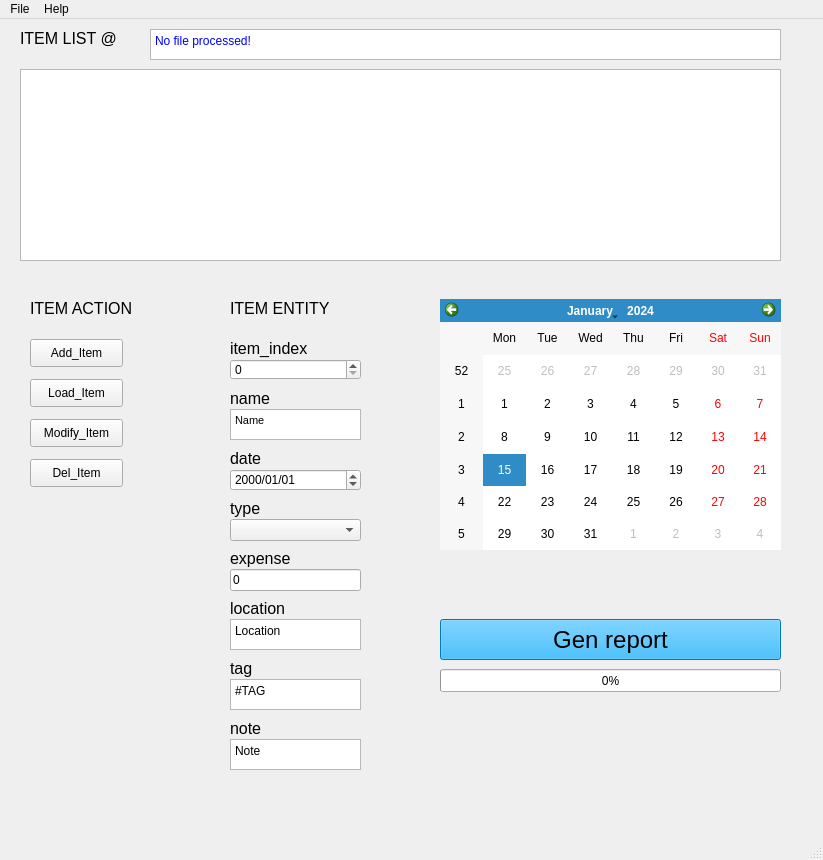
<?xml version="1.0" encoding="UTF-8"?>
<ui version="4.0">
 <class>MainWindow</class>
 <widget class="QMainWindow" name="MainWindow">
  <property name="geometry">
   <rect>
    <x>0</x>
    <y>0</y>
    <width>823</width>
    <height>860</height>
   </rect>
  </property>
  <property name="windowTitle">
   <string>myaccount2p0</string>
  </property>
  <widget class="QWidget" name="centralwidget">
   <widget class="QTextBrowser" name="textBrowser_item_list">
    <property name="geometry">
     <rect>
      <x>20</x>
      <y>50</y>
      <width>761</width>
      <height>192</height>
     </rect>
    </property>
    <property name="lineWrapMode">
     <enum>QTextEdit::NoWrap</enum>
    </property>
   </widget>
   <widget class="QLabel" name="label">
    <property name="geometry">
     <rect>
      <x>20</x>
      <y>10</y>
      <width>151</width>
      <height>31</height>
     </rect>
    </property>
    <property name="font">
     <font>
      <family>Arial</family>
      <pointsize>12</pointsize>
     </font>
    </property>
    <property name="text">
     <string>ITEM LIST @ </string>
    </property>
    <property name="alignment">
     <set>Qt::AlignLeading|Qt::AlignLeft|Qt::AlignTop</set>
    </property>
   </widget>
   <widget class="QPushButton" name="pushButton">
    <property name="geometry">
     <rect>
      <x>30</x>
      <y>320</y>
      <width>93</width>
      <height>28</height>
     </rect>
    </property>
    <property name="text">
     <string>Add_Item</string>
    </property>
   </widget>
   <widget class="QPushButton" name="pushButton_2">
    <property name="geometry">
     <rect>
      <x>30</x>
      <y>360</y>
      <width>93</width>
      <height>28</height>
     </rect>
    </property>
    <property name="text">
     <string>Load_Item</string>
    </property>
   </widget>
   <widget class="QPushButton" name="pushButton_3">
    <property name="geometry">
     <rect>
      <x>30</x>
      <y>400</y>
      <width>93</width>
      <height>28</height>
     </rect>
    </property>
    <property name="text">
     <string>Modify_Item</string>
    </property>
   </widget>
   <widget class="QPushButton" name="pushButton_4">
    <property name="geometry">
     <rect>
      <x>30</x>
      <y>440</y>
      <width>93</width>
      <height>28</height>
     </rect>
    </property>
    <property name="text">
     <string>Del_Item</string>
    </property>
   </widget>
   <widget class="QLabel" name="label_2">
    <property name="geometry">
     <rect>
      <x>30</x>
      <y>280</y>
      <width>151</width>
      <height>31</height>
     </rect>
    </property>
    <property name="font">
     <font>
      <family>Arial</family>
      <pointsize>12</pointsize>
     </font>
    </property>
    <property name="text">
     <string>ITEM ACTION</string>
    </property>
    <property name="alignment">
     <set>Qt::AlignLeading|Qt::AlignLeft|Qt::AlignTop</set>
    </property>
   </widget>
   <widget class="QLabel" name="label_3">
    <property name="geometry">
     <rect>
      <x>230</x>
      <y>370</y>
      <width>81</width>
      <height>31</height>
     </rect>
    </property>
    <property name="font">
     <font>
      <family>Arial</family>
      <pointsize>12</pointsize>
     </font>
    </property>
    <property name="text">
     <string>name</string>
    </property>
    <property name="alignment">
     <set>Qt::AlignLeading|Qt::AlignLeft|Qt::AlignTop</set>
    </property>
   </widget>
   <widget class="QLabel" name="label_4">
    <property name="geometry">
     <rect>
      <x>230</x>
      <y>280</y>
      <width>151</width>
      <height>31</height>
     </rect>
    </property>
    <property name="font">
     <font>
      <family>Arial</family>
      <pointsize>12</pointsize>
     </font>
    </property>
    <property name="text">
     <string>ITEM ENTITY</string>
    </property>
    <property name="alignment">
     <set>Qt::AlignLeading|Qt::AlignLeft|Qt::AlignTop</set>
    </property>
   </widget>
   <widget class="QTextEdit" name="textEdit_name">
    <property name="geometry">
     <rect>
      <x>230</x>
      <y>390</y>
      <width>131</width>
      <height>31</height>
     </rect>
    </property>
    <property name="html">
     <string>&lt;!DOCTYPE HTML PUBLIC &quot;-//W3C//DTD HTML 4.0//EN&quot; &quot;http://www.w3.org/TR/REC-html40/strict.dtd&quot;&gt;
&lt;html&gt;&lt;head&gt;&lt;meta name=&quot;qrichtext&quot; content=&quot;1&quot; /&gt;&lt;style type=&quot;text/css&quot;&gt;
p, li { white-space: pre-wrap; }
&lt;/style&gt;&lt;/head&gt;&lt;body style=&quot; font-family:'PMingLiU'; font-size:9pt; font-weight:400; font-style:normal;&quot;&gt;
&lt;p style=&quot; margin-top:0px; margin-bottom:0px; margin-left:0px; margin-right:0px; -qt-block-indent:0; text-indent:0px;&quot;&gt;&lt;span style=&quot; font-size:8pt;&quot;&gt;Name&lt;/span&gt;&lt;/p&gt;&lt;/body&gt;&lt;/html&gt;</string>
    </property>
   </widget>
   <widget class="QLabel" name="label_5">
    <property name="geometry">
     <rect>
      <x>230</x>
      <y>430</y>
      <width>81</width>
      <height>31</height>
     </rect>
    </property>
    <property name="font">
     <font>
      <family>Arial</family>
      <pointsize>12</pointsize>
     </font>
    </property>
    <property name="text">
     <string>date</string>
    </property>
    <property name="alignment">
     <set>Qt::AlignLeading|Qt::AlignLeft|Qt::AlignTop</set>
    </property>
   </widget>
   <widget class="QDateEdit" name="dateEdit_date">
    <property name="geometry">
     <rect>
      <x>230</x>
      <y>450</y>
      <width>131</width>
      <height>22</height>
     </rect>
    </property>
    <property name="showGroupSeparator" stdset="0">
     <bool>false</bool>
    </property>
    <property name="dateTime">
     <datetime>
      <hour>0</hour>
      <minute>0</minute>
      <second>0</second>
      <year>2000</year>
      <month>1</month>
      <day>1</day>
     </datetime>
    </property>
    <property name="displayFormat">
     <string>yyyy/MM/dd</string>
    </property>
   </widget>
   <widget class="QLabel" name="label_6">
    <property name="geometry">
     <rect>
      <x>230</x>
      <y>480</y>
      <width>81</width>
      <height>31</height>
     </rect>
    </property>
    <property name="font">
     <font>
      <family>Arial</family>
      <pointsize>12</pointsize>
     </font>
    </property>
    <property name="text">
     <string>type</string>
    </property>
    <property name="alignment">
     <set>Qt::AlignLeading|Qt::AlignLeft|Qt::AlignTop</set>
    </property>
   </widget>
   <widget class="QLabel" name="label_7">
    <property name="geometry">
     <rect>
      <x>230</x>
      <y>530</y>
      <width>81</width>
      <height>31</height>
     </rect>
    </property>
    <property name="font">
     <font>
      <family>Arial</family>
      <pointsize>12</pointsize>
     </font>
    </property>
    <property name="text">
     <string>expense</string>
    </property>
    <property name="alignment">
     <set>Qt::AlignLeading|Qt::AlignLeft|Qt::AlignTop</set>
    </property>
   </widget>
   <widget class="QLabel" name="label_8">
    <property name="geometry">
     <rect>
      <x>230</x>
      <y>580</y>
      <width>81</width>
      <height>31</height>
     </rect>
    </property>
    <property name="font">
     <font>
      <family>Arial</family>
      <pointsize>12</pointsize>
     </font>
    </property>
    <property name="text">
     <string>location</string>
    </property>
    <property name="alignment">
     <set>Qt::AlignLeading|Qt::AlignLeft|Qt::AlignTop</set>
    </property>
   </widget>
   <widget class="QTextEdit" name="textEdit_location">
    <property name="geometry">
     <rect>
      <x>230</x>
      <y>600</y>
      <width>131</width>
      <height>31</height>
     </rect>
    </property>
    <property name="html">
     <string>&lt;!DOCTYPE HTML PUBLIC &quot;-//W3C//DTD HTML 4.0//EN&quot; &quot;http://www.w3.org/TR/REC-html40/strict.dtd&quot;&gt;
&lt;html&gt;&lt;head&gt;&lt;meta name=&quot;qrichtext&quot; content=&quot;1&quot; /&gt;&lt;style type=&quot;text/css&quot;&gt;
p, li { white-space: pre-wrap; }
&lt;/style&gt;&lt;/head&gt;&lt;body style=&quot; font-family:'PMingLiU'; font-size:9pt; font-weight:400; font-style:normal;&quot;&gt;
&lt;p style=&quot; margin-top:0px; margin-bottom:0px; margin-left:0px; margin-right:0px; -qt-block-indent:0; text-indent:0px;&quot;&gt;Location&lt;/p&gt;&lt;/body&gt;&lt;/html&gt;</string>
    </property>
   </widget>
   <widget class="QLabel" name="label_9">
    <property name="geometry">
     <rect>
      <x>230</x>
      <y>640</y>
      <width>81</width>
      <height>31</height>
     </rect>
    </property>
    <property name="font">
     <font>
      <family>Arial</family>
      <pointsize>12</pointsize>
     </font>
    </property>
    <property name="text">
     <string>tag</string>
    </property>
    <property name="alignment">
     <set>Qt::AlignLeading|Qt::AlignLeft|Qt::AlignTop</set>
    </property>
   </widget>
   <widget class="QTextEdit" name="textEdit_tag">
    <property name="geometry">
     <rect>
      <x>230</x>
      <y>660</y>
      <width>131</width>
      <height>31</height>
     </rect>
    </property>
    <property name="html">
     <string>&lt;!DOCTYPE HTML PUBLIC &quot;-//W3C//DTD HTML 4.0//EN&quot; &quot;http://www.w3.org/TR/REC-html40/strict.dtd&quot;&gt;
&lt;html&gt;&lt;head&gt;&lt;meta name=&quot;qrichtext&quot; content=&quot;1&quot; /&gt;&lt;style type=&quot;text/css&quot;&gt;
p, li { white-space: pre-wrap; }
&lt;/style&gt;&lt;/head&gt;&lt;body style=&quot; font-family:'PMingLiU'; font-size:9pt; font-weight:400; font-style:normal;&quot;&gt;
&lt;p style=&quot; margin-top:0px; margin-bottom:0px; margin-left:0px; margin-right:0px; -qt-block-indent:0; text-indent:0px;&quot;&gt;#TAG&lt;/p&gt;&lt;/body&gt;&lt;/html&gt;</string>
    </property>
   </widget>
   <widget class="QLabel" name="label_10">
    <property name="geometry">
     <rect>
      <x>230</x>
      <y>700</y>
      <width>81</width>
      <height>31</height>
     </rect>
    </property>
    <property name="font">
     <font>
      <family>Arial</family>
      <pointsize>12</pointsize>
     </font>
    </property>
    <property name="text">
     <string>note</string>
    </property>
    <property name="alignment">
     <set>Qt::AlignLeading|Qt::AlignLeft|Qt::AlignTop</set>
    </property>
   </widget>
   <widget class="QTextEdit" name="textEdit_note">
    <property name="geometry">
     <rect>
      <x>230</x>
      <y>720</y>
      <width>131</width>
      <height>31</height>
     </rect>
    </property>
    <property name="html">
     <string>&lt;!DOCTYPE HTML PUBLIC &quot;-//W3C//DTD HTML 4.0//EN&quot; &quot;http://www.w3.org/TR/REC-html40/strict.dtd&quot;&gt;
&lt;html&gt;&lt;head&gt;&lt;meta name=&quot;qrichtext&quot; content=&quot;1&quot; /&gt;&lt;style type=&quot;text/css&quot;&gt;
p, li { white-space: pre-wrap; }
&lt;/style&gt;&lt;/head&gt;&lt;body style=&quot; font-family:'PMingLiU'; font-size:9pt; font-weight:400; font-style:normal;&quot;&gt;
&lt;p style=&quot; margin-top:0px; margin-bottom:0px; margin-left:0px; margin-right:0px; -qt-block-indent:0; text-indent:0px;&quot;&gt;Note&lt;/p&gt;&lt;/body&gt;&lt;/html&gt;</string>
    </property>
   </widget>
   <widget class="QCalendarWidget" name="calendarWidget">
    <property name="geometry">
     <rect>
      <x>440</x>
      <y>280</y>
      <width>341</width>
      <height>251</height>
     </rect>
    </property>
   </widget>
   <widget class="QComboBox" name="comboBox_type">
    <property name="geometry">
     <rect>
      <x>230</x>
      <y>500</y>
      <width>131</width>
      <height>22</height>
     </rect>
    </property>
    <property name="focusPolicy">
     <enum>Qt::WheelFocus</enum>
    </property>
   </widget>
   <widget class="QLineEdit" name="lineEdit_expense">
    <property name="geometry">
     <rect>
      <x>230</x>
      <y>550</y>
      <width>131</width>
      <height>22</height>
     </rect>
    </property>
    <property name="focusPolicy">
     <enum>Qt::StrongFocus</enum>
    </property>
    <property name="inputMethodHints">
     <set>Qt::ImhDigitsOnly</set>
    </property>
    <property name="text">
     <string>0</string>
    </property>
   </widget>
   <widget class="QTextBrowser" name="textBrowser_file_path">
    <property name="geometry">
     <rect>
      <x>150</x>
      <y>10</y>
      <width>631</width>
      <height>31</height>
     </rect>
    </property>
    <property name="font">
     <font>
      <family>Arial</family>
      <pointsize>8</pointsize>
     </font>
    </property>
    <property name="lineWrapMode">
     <enum>QTextEdit::NoWrap</enum>
    </property>
    <property name="lineWrapColumnOrWidth">
     <number>0</number>
    </property>
    <property name="html">
     <string>&lt;!DOCTYPE HTML PUBLIC &quot;-//W3C//DTD HTML 4.0//EN&quot; &quot;http://www.w3.org/TR/REC-html40/strict.dtd&quot;&gt;
&lt;html&gt;&lt;head&gt;&lt;meta name=&quot;qrichtext&quot; content=&quot;1&quot; /&gt;&lt;style type=&quot;text/css&quot;&gt;
p, li { white-space: pre-wrap; }
&lt;/style&gt;&lt;/head&gt;&lt;body style=&quot; font-family:'Arial'; font-size:8pt; font-weight:400; font-style:normal;&quot;&gt;
&lt;p style=&quot; margin-top:0px; margin-bottom:0px; margin-left:0px; margin-right:0px; -qt-block-indent:0; text-indent:0px;&quot;&gt;&lt;span style=&quot; font-family:'PMingLiU'; font-size:9pt; color:#0000ff;&quot;&gt;No file processed!&lt;/span&gt;&lt;/p&gt;&lt;/body&gt;&lt;/html&gt;</string>
    </property>
   </widget>
   <widget class="QSpinBox" name="spinBox_item_index">
    <property name="geometry">
     <rect>
      <x>230</x>
      <y>340</y>
      <width>131</width>
      <height>21</height>
     </rect>
    </property>
    <property name="focusPolicy">
     <enum>Qt::WheelFocus</enum>
    </property>
    <property name="accelerated">
     <bool>true</bool>
    </property>
    <property name="maximum">
     <number>65535</number>
    </property>
   </widget>
   <widget class="QLabel" name="label_11">
    <property name="geometry">
     <rect>
      <x>230</x>
      <y>320</y>
      <width>101</width>
      <height>31</height>
     </rect>
    </property>
    <property name="font">
     <font>
      <family>Arial</family>
      <pointsize>12</pointsize>
     </font>
    </property>
    <property name="text">
     <string>item_index</string>
    </property>
    <property name="alignment">
     <set>Qt::AlignLeading|Qt::AlignLeft|Qt::AlignTop</set>
    </property>
   </widget>
   <widget class="QPushButton" name="pushButton_genrpt">
    <property name="geometry">
     <rect>
      <x>440</x>
      <y>600</y>
      <width>341</width>
      <height>41</height>
     </rect>
    </property>
    <property name="font">
     <font>
      <family>Arial</family>
      <pointsize>18</pointsize>
     </font>
    </property>
    <property name="contextMenuPolicy">
     <enum>Qt::ActionsContextMenu</enum>
    </property>
    <property name="styleSheet">
     <string notr="true">background-color: rgb(0, 170, 255);
border-color: qlineargradient(spread:pad, x1:0, y1:0, x2:1, y2:0, stop:0 rgba(255, 178, 102, 255), stop:0.55 rgba(235, 148, 61, 255), stop:0.98 rgba(0, 0, 0, 255), stop:1 rgba(0, 0, 0, 0));</string>
    </property>
    <property name="text">
     <string>Gen report</string>
    </property>
   </widget>
   <widget class="QProgressBar" name="progressBar_genrpt">
    <property name="geometry">
     <rect>
      <x>440</x>
      <y>650</y>
      <width>341</width>
      <height>23</height>
     </rect>
    </property>
    <property name="value">
     <number>0</number>
    </property>
   </widget>
   <zorder>textBrowser_item_list</zorder>
   <zorder>label</zorder>
   <zorder>pushButton</zorder>
   <zorder>pushButton_2</zorder>
   <zorder>pushButton_3</zorder>
   <zorder>pushButton_4</zorder>
   <zorder>label_2</zorder>
   <zorder>label_4</zorder>
   <zorder>textEdit_name</zorder>
   <zorder>label_5</zorder>
   <zorder>dateEdit_date</zorder>
   <zorder>label_8</zorder>
   <zorder>textEdit_location</zorder>
   <zorder>textEdit_tag</zorder>
   <zorder>textEdit_note</zorder>
   <zorder>calendarWidget</zorder>
   <zorder>comboBox_type</zorder>
   <zorder>lineEdit_expense</zorder>
   <zorder>textBrowser_file_path</zorder>
   <zorder>label_6</zorder>
   <zorder>label_9</zorder>
   <zorder>label_10</zorder>
   <zorder>label_7</zorder>
   <zorder>label_3</zorder>
   <zorder>spinBox_item_index</zorder>
   <zorder>label_11</zorder>
   <zorder>pushButton_genrpt</zorder>
   <zorder>progressBar_genrpt</zorder>
  </widget>
  <widget class="QMenuBar" name="menubar">
   <property name="geometry">
    <rect>
     <x>0</x>
     <y>0</y>
     <width>823</width>
     <height>25</height>
    </rect>
   </property>
   <widget class="QMenu" name="menuFile">
    <property name="title">
     <string>File</string>
    </property>
    <addaction name="actionNew_File"/>
    <addaction name="actionOpen_File"/>
    <addaction name="actionSave_File"/>
    <addaction name="separator"/>
    <addaction name="actionExit"/>
   </widget>
   <widget class="QMenu" name="menuHelp">
    <property name="title">
     <string>Help</string>
    </property>
    <addaction name="actionREADME"/>
    <addaction name="actionVersion"/>
   </widget>
   <addaction name="menuFile"/>
   <addaction name="menuHelp"/>
  </widget>
  <widget class="QStatusBar" name="statusbar"/>
  <action name="actionOpen_File">
   <property name="text">
    <string>Open_File</string>
   </property>
  </action>
  <action name="actionNew_File">
   <property name="text">
    <string>New_File</string>
   </property>
  </action>
  <action name="actionSave_File">
   <property name="text">
    <string>Save_File</string>
   </property>
  </action>
  <action name="actionDelete_file">
   <property name="text">
    <string>Delete_File</string>
   </property>
  </action>
  <action name="actionExit">
   <property name="text">
    <string>Exit</string>
   </property>
  </action>
  <action name="actionREADME">
   <property name="text">
    <string>README</string>
   </property>
  </action>
  <action name="actionVersion">
   <property name="text">
    <string>Version</string>
   </property>
  </action>
 </widget>
 <resources/>
 <connections>
  <connection>
   <sender>menubar</sender>
   <signal>triggered(QAction*)</signal>
   <receiver>MainWindow</receiver>
   <slot>menubar_clicked()</slot>
   <hints>
    <hint type="sourcelabel">
     <x>15</x>
     <y>11</y>
    </hint>
    <hint type="destinationlabel">
     <x>15</x>
     <y>177</y>
    </hint>
   </hints>
  </connection>
  <connection>
   <sender>pushButton</sender>
   <signal>clicked()</signal>
   <receiver>MainWindow</receiver>
   <slot>button_clicked_add_item()</slot>
   <hints>
    <hint type="sourcelabel">
     <x>94</x>
     <y>358</y>
    </hint>
    <hint type="destinationlabel">
     <x>218</x>
     <y>359</y>
    </hint>
   </hints>
  </connection>
  <connection>
   <sender>pushButton_2</sender>
   <signal>clicked()</signal>
   <receiver>MainWindow</receiver>
   <slot>button_clicked_load_item()</slot>
   <hints>
    <hint type="sourcelabel">
     <x>109</x>
     <y>397</y>
    </hint>
    <hint type="destinationlabel">
     <x>219</x>
     <y>400</y>
    </hint>
   </hints>
  </connection>
  <connection>
   <sender>pushButton_3</sender>
   <signal>clicked()</signal>
   <receiver>MainWindow</receiver>
   <slot>button_clicked_modify_item()</slot>
   <hints>
    <hint type="sourcelabel">
     <x>108</x>
     <y>440</y>
    </hint>
    <hint type="destinationlabel">
     <x>220</x>
     <y>440</y>
    </hint>
   </hints>
  </connection>
  <connection>
   <sender>pushButton_4</sender>
   <signal>clicked()</signal>
   <receiver>MainWindow</receiver>
   <slot>button_clicked_del_item()</slot>
   <hints>
    <hint type="sourcelabel">
     <x>97</x>
     <y>477</y>
    </hint>
    <hint type="destinationlabel">
     <x>221</x>
     <y>476</y>
    </hint>
   </hints>
  </connection>
  <connection>
   <sender>calendarWidget</sender>
   <signal>clicked(QDate)</signal>
   <receiver>MainWindow</receiver>
   <slot>calendar_clicked_get_date()</slot>
   <hints>
    <hint type="sourcelabel">
     <x>603</x>
     <y>461</y>
    </hint>
    <hint type="destinationlabel">
     <x>616</x>
     <y>646</y>
    </hint>
   </hints>
  </connection>
  <connection>
   <sender>pushButton_genrpt</sender>
   <signal>clicked()</signal>
   <receiver>MainWindow</receiver>
   <slot>button_clicked_gen_rpt()</slot>
   <hints>
    <hint type="sourcelabel">
     <x>499</x>
     <y>647</y>
    </hint>
    <hint type="destinationlabel">
     <x>500</x>
     <y>711</y>
    </hint>
   </hints>
  </connection>
 </connections>
 <slots>
  <slot>menubar_clicked()</slot>
  <slot>button_clicked_add_item()</slot>
  <slot>button_clicked_load_item()</slot>
  <slot>button_clicked_modify_item()</slot>
  <slot>button_clicked_del_item()</slot>
  <slot>calendar_clicked_get_date()</slot>
  <slot>button_clicked_gen_rpt()</slot>
 </slots>
</ui>
